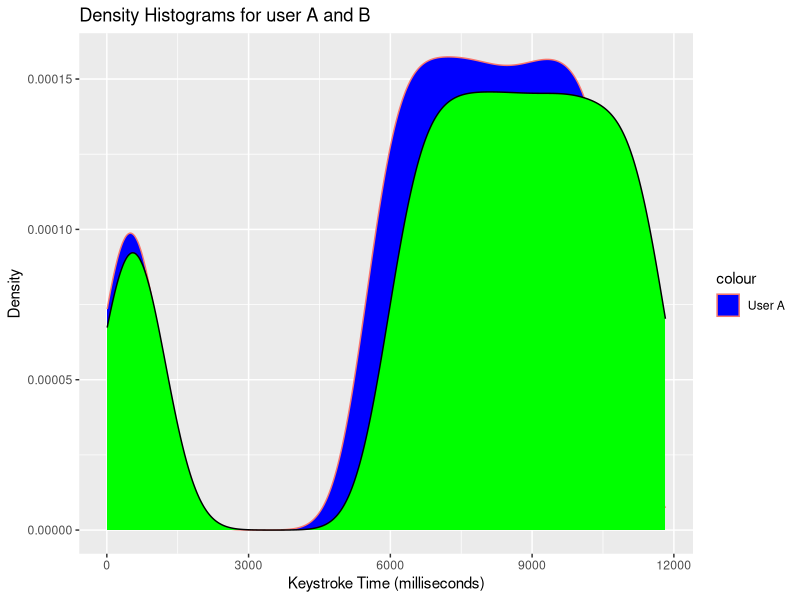
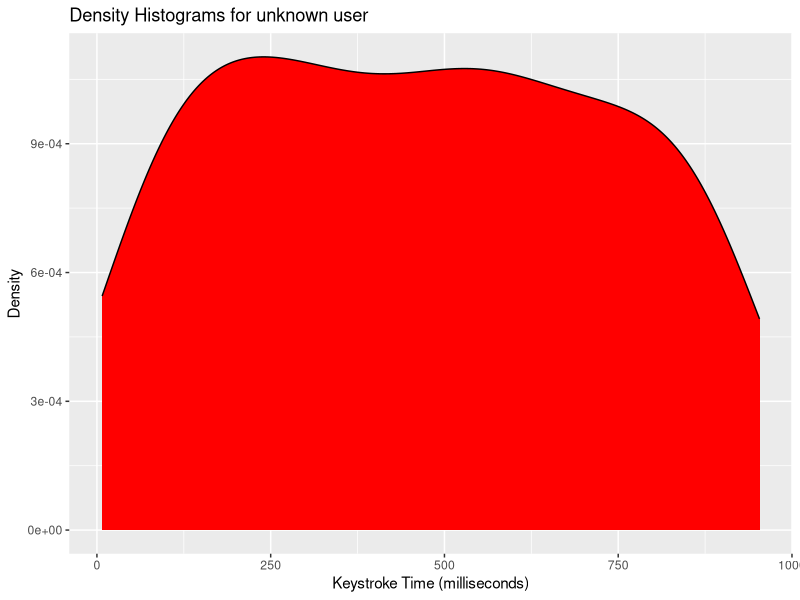

Generate these figures, in order, with R:
## ---- chunk 1
personA=read.table('Data/personKeyTimingA.txt',header=FALSE, sep=',')
personA
## ---- chunk 2
personB=read.table('Data/personKeyTimingB.txt',header=FALSE, sep=',')
personB
## ---- chunk 3
library(ggplot2)
library(dplyr)
## ---- chunk 4
p=ggplot() +
  geom_density(aes(x = personA$V1, color="User A"), fill = "blue") +
  geom_density(aes(x = personB$V1), fill = "green") +
  labs(title = "Density Histograms for user A and B",
       x = "Keystroke Time (milliseconds)",
       y = "Density")
p

## ---- chunk 5
unknown=read.table('Data/email.txt',header=FALSE, sep=',')
unknown
## ---- chunk 6
p=ggplot() +
  geom_density(aes(x = unknown$V1), fill = "red") +
  labs(title = "Density Histograms for unknown user",
       x = "Keystroke Time (milliseconds)",
       y = "Density")
p
